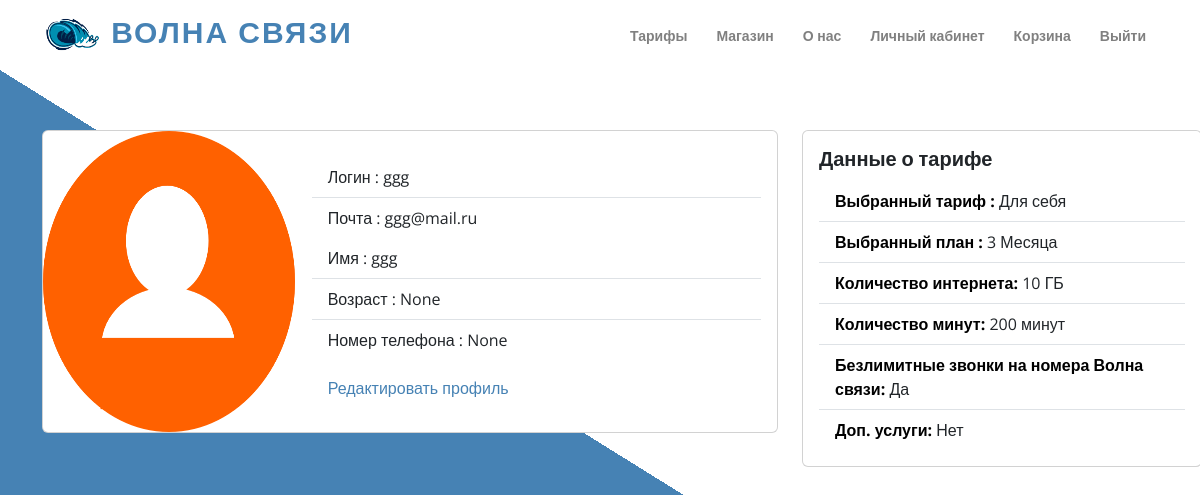
The page /profile (signed in) on the database its author committed.
### main/models.py (models this page shows, shortened)
class Profile(models.Model):
    user = models.OneToOneField(User, on_delete=models.CASCADE)
    name = models.CharField(max_length=30, blank=True)
    phone_number = models.IntegerField(null=True, blank=True)
    age = models.IntegerField(null=True, blank=True)
    selected_tariff = models.ForeignKey(Tariff, on_delete=models.SET_NULL, null=True, blank=True)
    selected_plan = models.ForeignKey(SubscriptionPlan, on_delete=models.SET_NULL, null=True, blank=True)
    class Meta:
        verbose_name = 'Профиль'
        verbose_name_plural = 'Профили'

class Tariff(models.Model):
    name = models.CharField('Название тарифа', max_length=30)
    price = models.IntegerField('Цена', default=0)
    internet_amount = models.IntegerField('Количество интернета', default=0)
    minutes_amount = models.IntegerField('Количество минут', default=0)
    additional_services = models.CharField('Дополнительные услуги', max_length=100, default="Нет")
    unlimited_minutes = models.CharField('Безлимитные звонки на номера Волна связи', max_length=10, default="Нет")
    class Meta:
        verbose_name = 'Тариф'
        verbose_name_plural = 'Тарифы'

class SubscriptionPlan(models.Model):
    months = models.CharField('Количество месяцев', max_length=30)
    coefficient = models.IntegerField('Коэффициент')
    class Meta:
        verbose_name = 'План подписки'
        verbose_name_plural = 'Планы подписок'

### main/views.py (the view)
# urls.py: path('profile', profile, name='profile'),
def profile(request):
    username = request.user
    posts = User.objects.filter(username=username)
    profile = Profile.objects.filter(user=username)
    context = {'posts': posts, 'profile': profile}
    return render(request, 'main/profile.html', context)

### main/templates/main/profile.html (shortened to what this page needs)
{% extends 'main/base.html' %}
{% block hero %}
<section id="hero" class="d-flex align-items-center">
    <div class="container position-relative" data-aos="fade-up" data-aos-delay="100">
        <div class="row">
            <div class="col-md-8">
                <div class="card mb-4" style="max-width: 900px;">
                    <div class="row">
                        <div class="col-md-4">
                            {% for prof in profile %}
                                {% if prof.image %}
                                    <img src="{{prof.image.url}}" class="card-img" alt="" style="height: 100%;">
                                {% else %}
                                    <img src="static/main/image/user.png" class="card-img" alt=""
                                         style="height: 100%; width: 110%">
                                {% endif %}
                            {% endfor %}
                        </div>
                        <div class="col-md-8">
                            <div class="card-body">
                                {% for post in posts %}
                                    <ul class="list-group list-group-flush">
                                        <li class="list-group-item">Логин : {{post.username}}</li>
                                        <li class="list-group-item">Почта : {{post.email}}</li>
                                    </ul>
                                {% endfor %}
                                {% for prof in profile %}
                                    <ul class="list-group list-group-flush">
                                        <li class="list-group-item">Имя : {{prof.name}}</li>
                                        <li class="list-group-item">Возраст : {{prof.age}}</li>
                                        <li class="list-group-item">Номер телефона : {{prof.phone_number}}</li>
                                    </ul>
                                    <div class="card-body">
                                        <a href="/update" class="card-link">Редактировать профиль</a>
                                    </div>
                                {% endfor %}
                            </div>
                        </div>
                    </div>
                </div>
            </div>
            <div class="col-md-4">
                <div class="card" style="width: 25rem;">
                    <div class="card-body">
                        <h5 class="card-title"><b>Данные о тарифе</b></h5>
                        {% for prof in profile %}
                            <ul class="list-group list-group-flush">
                                <li class="list-group-item"><span class="bold-text">Выбранный тариф :</span> {{prof.selected_tariff.name}}</li>
                                <li class="list-group-item"><span class="bold-text">Выбранный план :</span> {{prof.selected_plan.months}}</li>
                                <li class="list-group-item"><span class="bold-text">Количество интернета:</span> {{ prof.selected_tariff.internet_amount }} ГБ</li>
                                <li class="list-group-item"><span class="bold-text">Количество минут:</span> {{ prof.selected_tariff.minutes_amount }} минут</li>
                                <li class="list-group-item"><span class="bold-text">Безлимитные звонки на номера Волна связи:</span> {{ prof.selected_tariff.unlimited_minutes }}</li>
                                <li class="list-group-item"><span class="bold-text">Доп. услуги:</span> {{ prof.selected_tariff.additional_services }} </li>
                            </ul>
                        {% endfor %}
                    </div>
                </div>
            </div>
        </div>
    </div>
</section>
{% endblock hero %}

### static/assets/css/style.css (style rules this page uses)
body { font-family: "Open Sans", sans-serif; color: #444444; }
a { color: #4682B4; text-decoration: none; }
h1, h2, h3, h4, h5, h6 { font-family: "Raleway", sans-serif; }
.scrolled-offset { margin-top: 70px; }
#hero { width: 100%; height: calc(116vh - 182px); background: linear-gradient(to bottom left, #ffffff 50%, #4682B4 50%); display: flex; flex-direction: column; justify-content: flex-start; align-items: center; }
#hero:before { position: absolute; bottom: 0; top: 0; left: 0; right: 0; }
.bold-text { font-weight: bold; color: #000; }
section { padding: 60px 0; overflow: hidden; }

### rows shown on the page
Profile: name "ggg", age "None", phone_number "None", selected_tariff.name "Для себя", selected_plan.months "3 Месяца", selected_tariff.internet_amount "10", selected_tariff.minutes_amount "200", selected_tariff.unlimited_minutes "Да", selected_tariff.additional_services "Нет"

### other values the page prints
{{ post.username }} "ggg"
{{ post.email }} "ggg@mail.ru"
